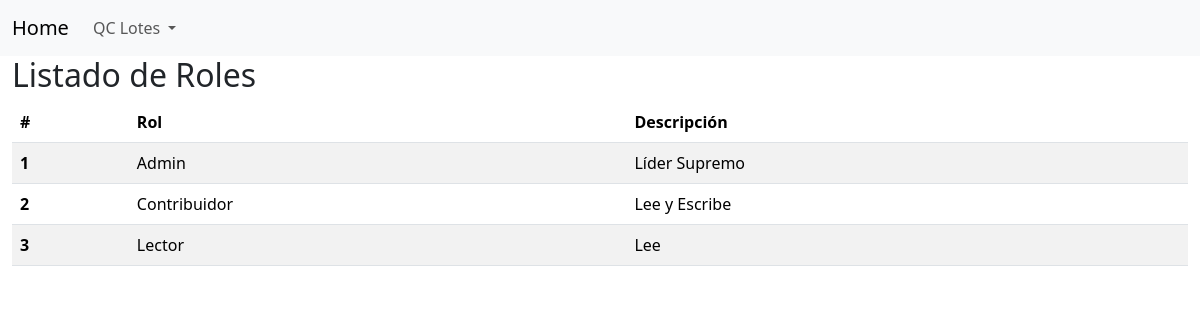
Screenshot of /list_roles (signed in) with the database file from the repository.
### app/models.py (models this page shows)
class Role(BaseModel):
    __tablename__ = 'roles'
    name = db.Column(db.String(64), nullable=False)
    description = db.Column(db.String(255), nullable=False)

### app/routes.py (the view)
@app.route('/list_roles')
@login_required
def list_roles():
    roles = Role.query.all()
    return render_template('list_roles.html', roles=roles)

### app/models.py (called while the page is built)
@login_manager.user_loader
def load_user(user_id):
    return User.query.get(int(user_id))

    def has_role(self, role_name):
        return any(role.name == role_name for role in self.roles)

    def from_area(self, area_name):
        return any(area.name == area_name for area in self.areas)

### app/templates/list_roles.html
{% extends "base.html" %}
{% block content %}
    <h2>Listado de Roles</h2>
    <table class="table table-striped">
        <thead>
            <tr>
                <th scope="col">#</th>
                <th scope="col">Rol</th>
                <th scope="col">Descripción</th>
            </tr>
        </thead>
        <tbody>
            {% for role in roles %}
            <tr>
                <th scope="row">{{ loop.index }}</th>
                <td>{{ role.name }}</td>
                <td>{{ role.description }}</td>
            </tr>
            {% else %}
            <tr>
                <td colspan="6">No se encontraron roles en la base de datos.</td>
            </tr>
            {% endfor %}
        </tbody>
    </table>
{% endblock %}

### rows the page displays
Role: name "Admin", description "Líder Supremo"
Role: name "Contribuidor", description "Lee y Escribe"
Role: name "Lector", description "Lee"
